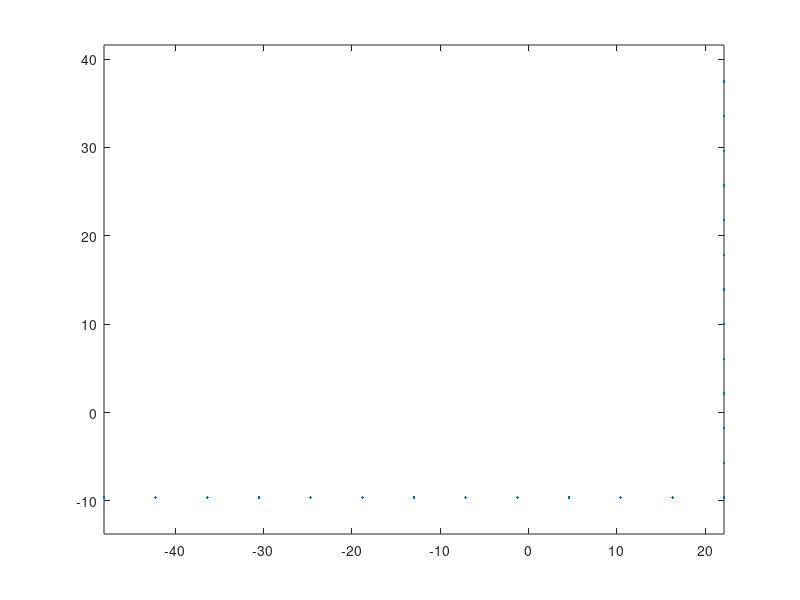
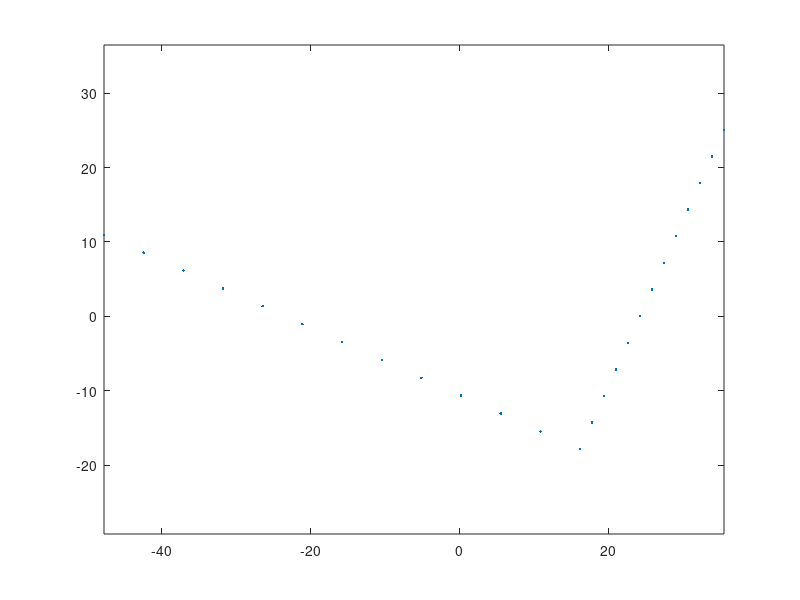

MATLAB code to generate these figures, in order:
%% form a fiber section of a L section
clear;clc;
%% input section propertities
% a = length of leg 1 (long)
% b = length of leg 2 (short)
% t = thickness/inch
% nfa = number of fibers along leg 1
% nfb = number of fibers along leg 2
% nft = number of fibers along thickness (assume 1 here)
a=76.0;
b=51.0;
t=5.0;
nfa=13;
nfb=13;
nft=1;
%% torsional stiffness
J=(a+b-t)*t^3/3;
%% calculate coordinates of centroid with respect to the vertex of L section
A=(a+b)*t-t^2; % section area
yc=((a-t)*t*t/2+b*t*b/2)/A; % distance between centroid and vertex in the local y' direction
zc=((b-t)*t*t/2+a*t*a/2)/A; % distance between centroid and vertex in the local z' direction

%% calculate principle axes (rotation from local axes y'-z' to principle axes y-z)
I1y=1/12*t*a^3+(a/2-zc)^2*t*a; % moment of inertia of leg 1 w.r.t. y'
I1z=1/12*a*t^3+(yc-t/2)^2*t*a; % moment of inertia of leg 1 w.r.t. z'
I1yz=0+(a/2-zc)*(yc-t/2)*t*a; % moment of inertia of leg 1 w.r.t. y'-z'
I2y=1/12*(b-t)*t^3+(zc-t/2)^2*t*(b-t); % moment of inertia of leg 2 w.r.t. y'
I2z=1/12*t*(b-t)^3+((b-t)/2+t-yc)^2*t*(b-t); % moment of inertia of leg 2 w.r.t. z'
I2yz=0+(zc-t/2)*((b-t)/2+t-yc)*t*(b-t); % moment of inertia of leg 2 w.r.t. y'-z'
Iy1=I1y+I2y; % moment of inertia of L section w.r.t. y'
Iz1=I1z+I2z; % moment of inertia of L section w.r.t. z'
Iyz1=I1yz+I2yz; % moment of inertia of L section w.r.t. y'-z'
Iy=(Iy1+Iz1)/2+1/2*sqrt((Iy1-Iz1)^2+4*Iyz1^2); % moment of inertia of L section w.r.t. y
Iz=(Iy1+Iz1)/2-1/2*sqrt((Iy1-Iz1)^2+4*Iyz1^2); % moment of inertia of L section w.r.t. y
alpha=atan(-2*Iyz1/(Iz1-Iy1))/2; % rotation from local axes y'-z' to principle axes y-z
alpha=abs(alpha); %make sure alpha is positive at pi/4 (equal legs)
%% calculate fiber coordinates w.r.t. z'-y'
SCcoordz1y1=[zc-t/2;-(yc-t/2)]; % shear center coordinates w.r.t. z'-y'
P=zeros(2,nfa+nfb-1); % fiber coordinates w.r.t. z'-y', first row of P is z', second row of P is y'
dPz=[-a/nfa;0];
dPy=[0;b/nfb];
for i=1:nfa
    P(:,i)=SCcoordz1y1+(i-1)*dPz;
end
for i=1:(nfb-1)
    P(:,nfa+i)=SCcoordz1y1+i*dPy;
end
plot(P(1,:),P(2,:),'.')
axis equal
%% transform fiber coordinates to z-y
T=[cos(alpha),sin(alpha);
    -sin(alpha),cos(alpha)]; % transformation matrix
Q=T*P; % first row of Q is z, second row of Q is y
figure
plot(Q(1,:),Q(2,:),'.')
axis equal
%% Calculate approximate elastic properties (Iy, Iz, betaY and betaZ)
Af=zeros(nfa+nfb-1,1); % area of each fiber
Af(1)=a/nfa*b/nfb-(a/nfa-t)*(b/nfb-t);
Af(2:nfa)=a/nfa*t;
Af(nfa+1:nfa+nfb-1)=b/nfb*t;

Qsquared=Q.^2;
IyIz_appr=Qsquared*Af; % approximate to [Iy;Iz]

QsumCol=sum(Qsquared,1); % calculate y^2+z^2
QsumColz=Q(1,:).*QsumCol; % calculate z(y^2+z^2)
QsumColy=Q(2,:).*QsumCol; % calculate y(y^2+z^2)
betaY=QsumColz*Af/Iy-2*Q(1,1);
betaZ=QsumColy*Af/Iz-2*Q(2,1);

%% output Tcl command lines to generate fiber sections
fileID1=fopen('Lsection.tcl','w');
%fprintf(fileID,'%7s %5s %5i %1s\n','section','Fiber',10000+secID,'{');
for i = 1:(nfa+nfb-1)
%                                                                          %fiber %yLoc  %zLoc   Area    MaterialID  SectorialCoord ys, and zs of shear center
    fprintf(fileID1,'    %5s %16.8f %16.8f %16.8f %2i%1s\n','fiber',Q(2,i),Q(1,i),Af(i),i,';');
end
fclose(fileID1);

%% output L section properties
fileID=fopen('LsectionProperties.tcl','w');
                                           % ys     zs     
fprintf(fileID,'%16.8f %16.8f %16.8f %16.8f\n',Q(2,1),Q(1,1),alpha,J);
fclose(fileID);

%% calculate polar radius of gyration
r02=Q(2,1)^2+Q(1,1)^2+(Iy+Iz)/A;
r0=sqrt(r02);